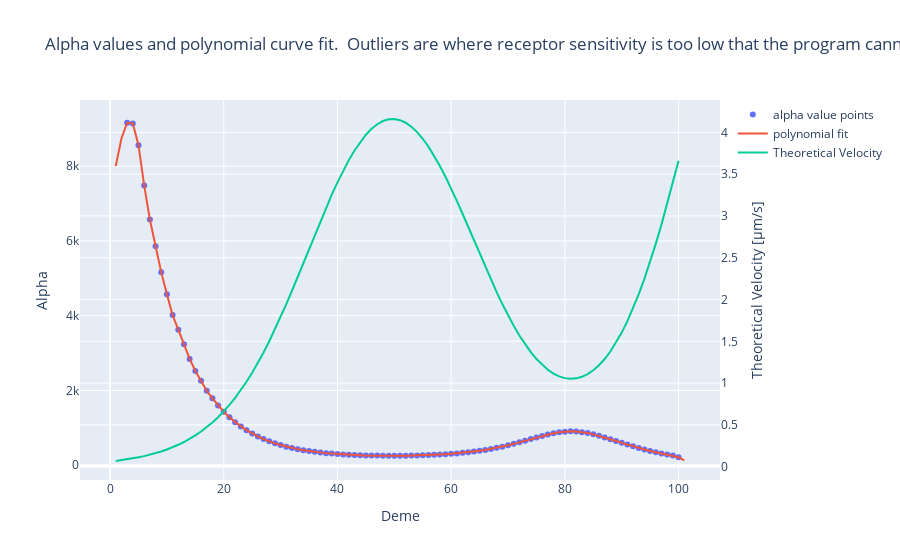

Write notebook code for a chart like this one.
### Code cell
# Create a plot of the alpha values and polynomial fit.

x_values = curve_fit_df['Position']

# create traces
trace0 = go.Scatter(
    x = x_values,
    y = curve_fit_df['Alpha'],
    mode = 'markers',
    name = 'alpha value points'
)
# The third trace
trace1 = go.Scatter(
    x = x_values,
    y = curve_fit_df['Alpha_Curve_Fit'],
    mode = 'lines',
    name = 'polynomial fit'
)
trace2 = go.Scatter(
    x = x_values,
    y = curve_fit_df['Theory_Vel'],
    mode='lines',
    name='Theoretical Velocity',
    yaxis='y2'
)

# create the data
data = [trace0, trace1, trace2]  # assign traces to data

# create the layout
layout = go.Layout(
    title = 'Alpha values and polynomial curve fit.  Outliers are where receptor sensitivity is too low that the program cannot calculate exponentially increasing values.',
    yaxis = dict(title = 'Alpha'),
    yaxis2 = dict(
        title = 'Theoretical Velocity [µm/s]',
        overlaying = 'y',
        side = 'right'
        ),
    xaxis=dict(title='Deme')
)

# crate the fig
fig = go.Figure(data=data,layout=layout)
fig.show()
